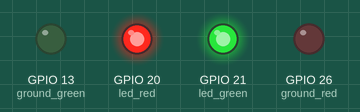
Bench run of a program on a simulated Raspberry Pi (BCM pin numbers). Shown: output pins drawn as LEDs (lit = HIGH). At 10.0 s the program stops and its outputs stay as they are.

Above: at 0.1 s.
At 10.1 s:
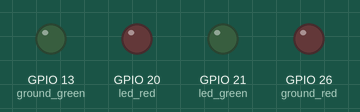
Timing chart, 0 to 11.5 s (numbered marks = the images above):
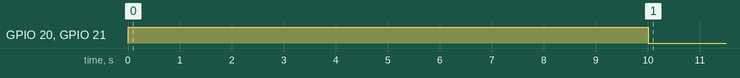

Measured:
- by itself, GPIO 20 (led_red), GPIO 21 (led_green): LOW → HIGH at 0.00 s, → LOW 10.0 s later

The program:

red_green.py
```python
from gpiozero import LED
from time import sleep

ground_red = LED(26)
led_red = LED(20)
ground_green = LED(13)
led_green = LED(21)

ground_red.off()
led_red.on()
ground_green.off()
led_green.on()

sleep(10)

ground_red.on()
led_red.off()
ground_green.on()
led_green.off()
```
